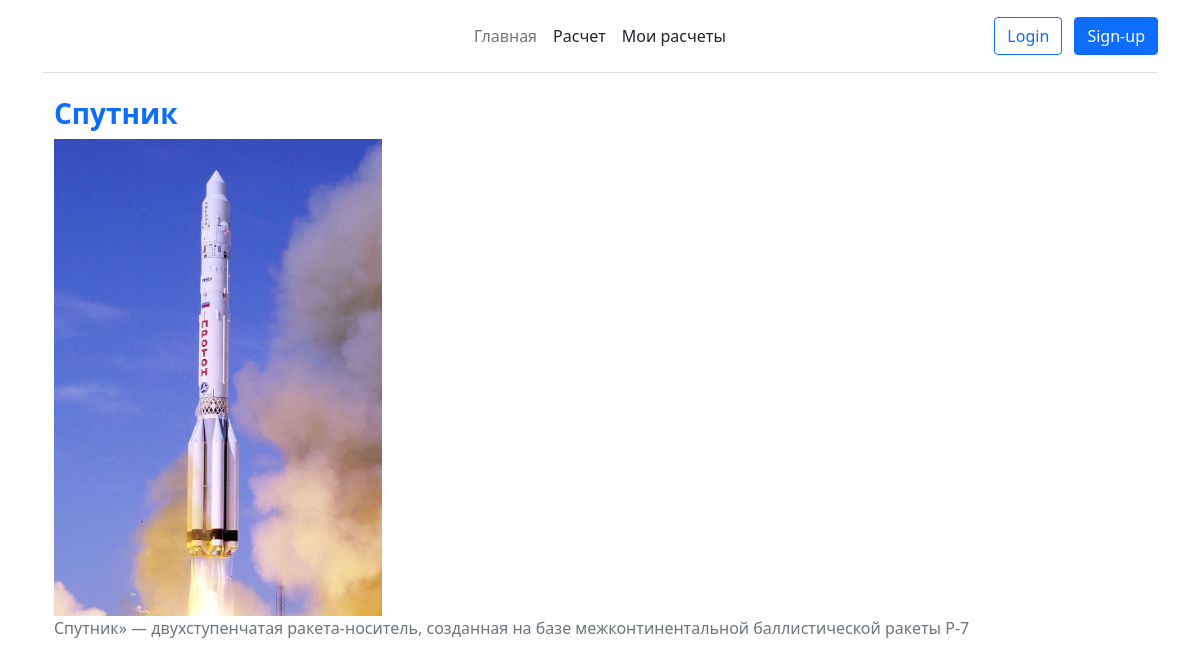
Before: /rocketdetail/2/ with the older database file.
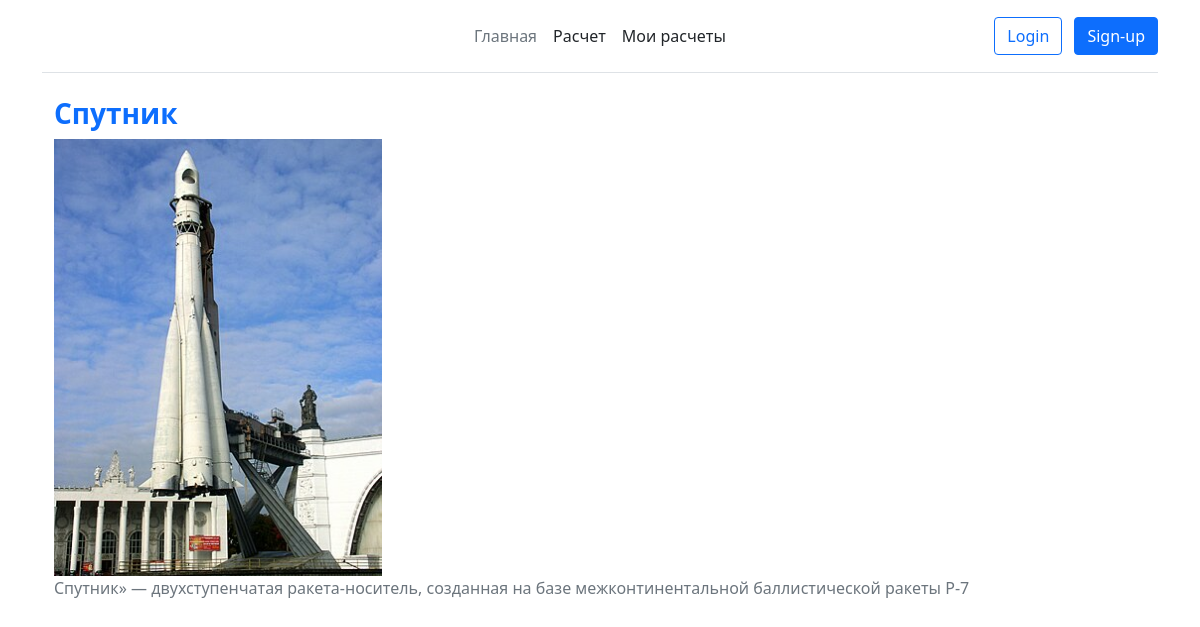
After: the same page with the newer database file.
### rocket/models.py (models this page shows, shortened)
class LaunchVehicle(models.Model):
    name = models.CharField(max_length=100, verbose_name="Название")
    short_description = models.TextField(blank=True, null=True, verbose_name="Краткое описание")
    description = models.TextField(blank=True, null=True, verbose_name="Описание")
    gto_playload = models.IntegerField(verbose_name="Полезная нагрузка (кг)")
    imagerocket = models.ImageField(verbose_name="Изображение",upload_to="rockets/",blank=True, null=True)
    class Meta:
        verbose_name = "Ракета-носитель"
        verbose_name_plural = "Ракеты-носители"

### rocket/views.py (the view)
# urls.py: path("rocketdetail/<int:pk>/", views.rocket_detail, name="rocket_detail")
def rocket_detail(request, pk):
    rocket = get_object_or_404(LaunchVehicle, pk = pk )
    return render(request, "rocket/rocket_detail.html", context={"rocket": rocket})

### rocket/templates/rocket/rocket_detail.html (shortened to what this page needs)
{% extends 'rocket/base.html' %}
{% block content %}
<div class="container ">
 <div class="row">
      <div class="col">
        <h3 class="rocket-name">{{rocket.name}}</h3>
          <div class="rocket-img-container">
                            <img {% if rocket.imagerocket %} src="{{ rocket.imagerocket.url }}" {% endif %}class="rocket-img " alt={{rocket.name}}>
                        </div>
        <p class="rocket-description ">{{rocket.description}}</p>
     </div>
 </div>
</div>
{% endblock%}

Changed rows visible on the page:
changed LaunchVehicle "Спутник": imagerocket: a different picture
